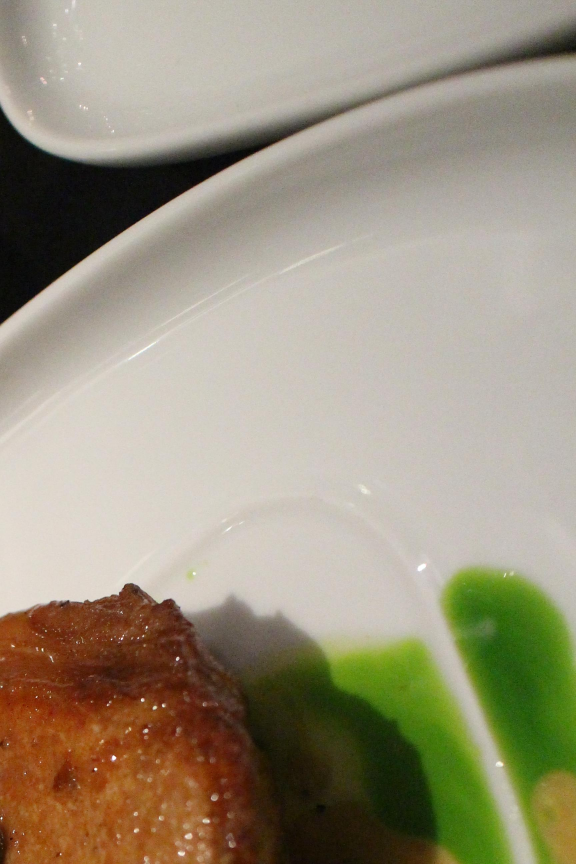
#> input picture sliced/01.jpg, 1728 x 2592 px (shown at 1/3 size); its folder holds 2 pictures in this run
$ python paste_image.py sliced sliced/02.jpg sliced/02.jpg out.png
#> lines starting #> are read from the running program, lines starting #| are printed output that depends on the picture
### slice_image.py
import os
import sys
from PIL import Image
import random
from random import shuffle
import numpy as np


# [5 lines left out: function flipping, not called in this run]


def mirroring(img):
    # img = Image.open(img_name)
    img = np.array(img)
    img_mir = np.fliplr(img)
    return Image.fromarray(img_mir)


# [55 lines left out: functions rotate, random_transform, image_crop, not called in this run]


# [6 lines that do not run on import are left out]

### paste_image.py
import numpy as np
import os,sys
import PIL.Image as pilimg
import math
import operator
import cv2
from PIL import Image

import slice_image


def update_piece_edge(piece, edge):
    if edge < 4:
        return piece, edge
    if edge % 2 == 1:
        return np.array(slice_image.mirroring(Image.fromarray(piece))), (edge - 2) % 4
    return np.array(slice_image.flipping(Image.fromarray(piece))), (edge - 2) % 4


def update_final_dict(final_dict, pieces_dict):
    delete_list = []
    update_list = []
    for key, value in final_dict.items():
        piece1_key = key[0:2]
        edge1 = int(key[2])
        piece2_key = key[3:5]
        edge2 = int(key[5])
        pieces_dict[piece1_key], new_edge1 = update_piece_edge(pieces_dict[piece1_key], edge1)
        pieces_dict[piece2_key], new_edge2 = update_piece_edge(pieces_dict[piece2_key], edge2)
        if edge1 != new_edge1 or edge2 != new_edge2:
            final_dict[piece1_key + str(new_edge1) + piece2_key + str(new_edge2)] = final_dict[key]
            del final_dict[key]
    # for item in delete_list:
    #     del final_dict[item]

    return sorted(final_dict.items(), key=operator.itemgetter(1))

def paste_img(input_path):
#> called with input_path = 'sliced'
    listdir = os.listdir(input_path)
    img_list = []
    for i in listdir:
        if i.split('.')[-1] == 'jpg':
            img_list.append(i)
    print(img_list)

    edges_dict = {}
    pieces_dict = {}
    for img in img_list:
        open_img = pilimg.open(os.path.join(input_path, img))
        img_w, img_h = open_img.size
        img_array = np.array(open_img)
        pieces_dict[img.split('.')[0]] = img_array
        edge1 = img_array[0, :]
        edge2 = img_array[:, int(img_w - 1)]
        edge3 = img_array[int(img_h - 1), :][::-1]
        edge4 = img_array[:, 0][::-1]
        edge5 = edge1[::-1]
        edge6 = edge2[::-1]
        edge7 = edge3[::-1]
        edge8 = edge4[::-1]
        edges = [edge1, edge2, edge3, edge4,edge5, edge6, edge7, edge8]
        edges_dict[img.split('.')[0]] = edges
#> this loop made 2 passes
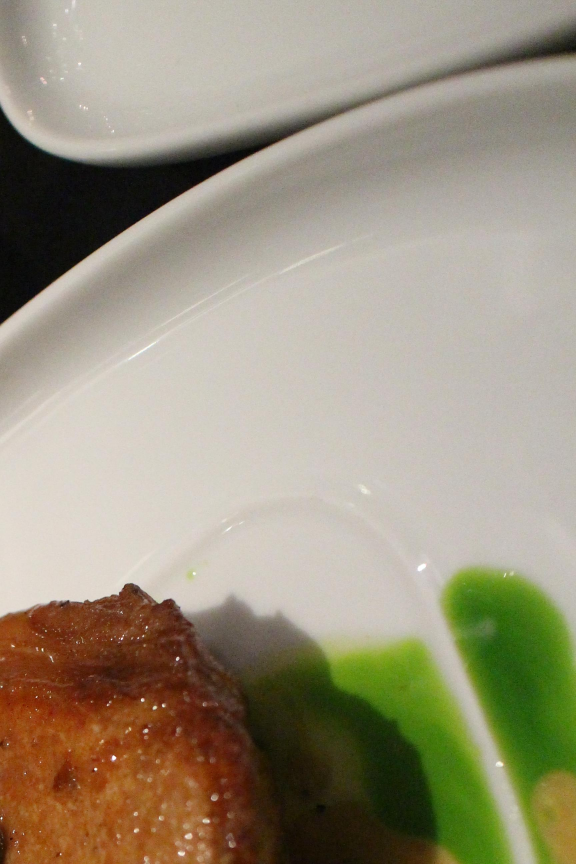
#> input picture sliced/01.jpg, 1728 x 2592 px (shown at 1/3 size)
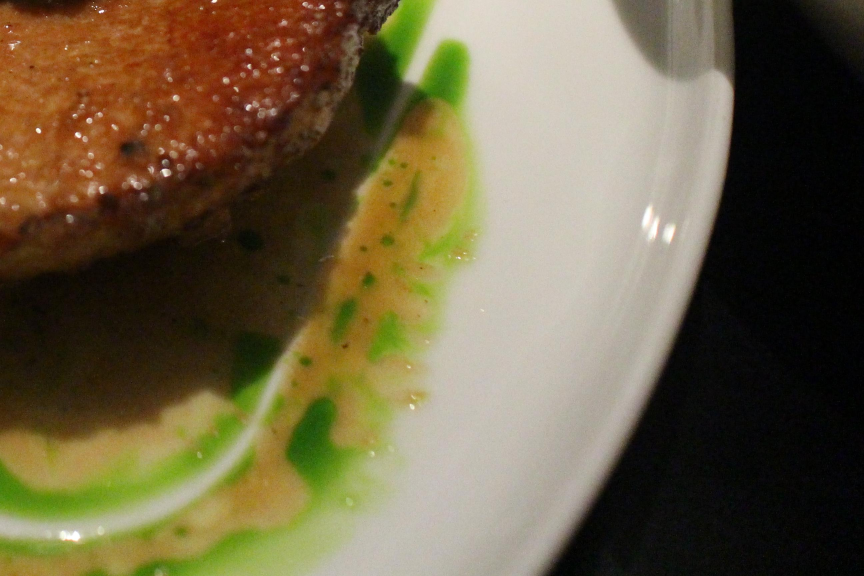
#> input picture sliced/02.jpg, 2592 x 1728 px (shown at 1/3 size)
#> after the loop, edges_dict = 2 items; pieces_dict = 2 items

    cost_dict = {}
    tmp_name_list = []
    for key1, edges1 in edges_dict.items():
        for key2, edges2 in edges_dict.items():
            if key1 == key2:
                continue
            if key1 < key2:
                name1 = key1
                name2 = key2
                tmp_edges1 = edges1
                tmp_edges2 = edges2
            else:
                name1 = key2
                name2 = key1
                tmp_edges1 = edges2
                tmp_edges2 = edges1

            for idx1 in range(0, len(tmp_edges1)):
                for idx2 in range(0, len(tmp_edges2)):
                    cost_key = name1 + str(idx1) + name2 + str(idx2)
                    idx1_tmp = (idx1 + 4) % 8
                    idx2_tmp = (idx2 + 4) % 8
                    cost_key_tmp = name1 + str(idx1_tmp) + name2 + str(idx2_tmp)
                    if cost_key_tmp in tmp_name_list:
                        continue
                    tmp_name_list.append(cost_key)
                    cost_key_2 = name1 + name2
                    cost_dict[cost_key, cost_key_2] = get_distance_between(tmp_edges1[idx1], tmp_edges2[idx2])
#> this loop made 2 passes
#> key1 on passes 1 to 2: '01', '02'
#> after the loop, cost_dict = 32 items; tmp_name_list = 64 items, first 6: '010020', '010021', '010022', '010023', '010024', '010025'

    cost_dict_sort = sorted(cost_dict.items(), key=operator.itemgetter(1))
#> cost_dict_sort = 32 items

    final_dict = {}
    used_list = []
    for i in range(len(cost_dict_sort)):
        if cost_dict_sort[i][0][1] in used_list:
            continue
        else:
            final_dict[cost_dict_sort[i][0][0]] = cost_dict_sort[i][1]
            used_list.append(cost_dict_sort[i][0][1])
#> this loop made 32 passes
#> after the loop, final_dict = {'012027': 13643}; used_list = ['0102']

    print(final_dict)
#| {'012027': 13643}

    final_dict = update_final_dict(final_dict, pieces_dict)
#> the loop in update_final_dict, `for key, value in final_dict.items():` made 1 pass
#> (key, value, piece1_key, edge1, piece2_key, edge2, new_edge1, new_edge2) on pass 1: ('012027', 13643, '01', 2, '02', 7, 2, 1)
#> pass 1, in mirroring, `img_mir = np.fliplr(img)`:
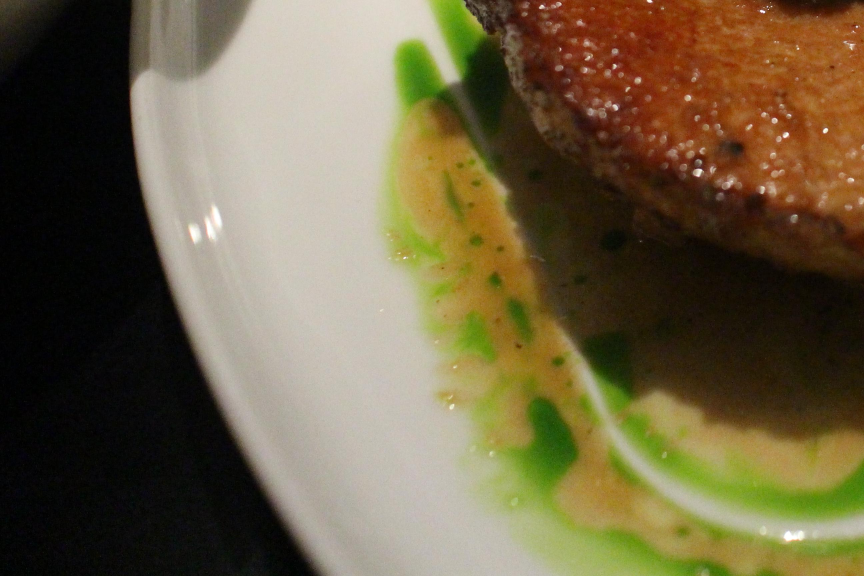
#> img_mir: shape (1728, 2592, 3) (shown at 1/3 size); mean R, G, B 110.1, 97.6, 68.5
#> after the loop in update_final_dict, `for key, value in final_dict.items():`: final_dict = {'012021': 13643}; pieces_dict = 2 items

    pieces = []
    piece_num_edge = {}
    for key, val in final_dict.items():

        piece1_num = key[0:2]
        piece1_edge = key[2]
        piece2_num = key[3:5]
        piece2_edge = key[5]

        update_piece_edge_dict(piece1_num, piece1_edge, piece_num_edge)
        update_piece_edge_dict(piece2_num, piece2_edge, piece_num_edge)

    # [36 lines of commented-out code are left out]

    pieces_in_order = []
    for piece in pieces:
        pieces_in_order.append(pieces_dict[piece])
    return pieces_in_order


def update_piece_edge_dict(piece_num, piece_edge, piece_num_edge):
    if piece_num not in piece_num_edge:
        piece_num_edge[piece_num] = [piece_edge]
    else:
        if len(piece_num_edge[piece_num]) >= 2:
            return
        else:
            piece_num_edge[piece_num].append(piece_edge)


def get_distance_between(edge1, edge2):

    if len(edge1) != len(edge2):
        return 9999999999

    distance = 0
    length = len(edge1)
    for index in range(length):
        distance += math.sqrt( (float(edge1[index][0]) - float(edge2[length-index-1][0])) ** 2 +
                               (float(edge1[index][1]) - float(edge2[length-index-1][1])) ** 2 +
                               (float(edge1[index][2]) - float(edge2[length-index-1][2])) ** 2)
    distance = int(distance)
    return round(distance, 2)


def combine(col, row, pieces, out_path):
    long_pieces = []
    idx = 0
    for i in range(int(row)):
        for j in range(int(col)-1):
            long_piece = np.hstack((pieces[idx], pieces[idx+1]))
            long_pieces.append(long_piece)
            idx = idx + 1
        idx = idx + 1

    final_piece = None

    for j in range(int(col)):
        if final_piece is None:
            final_piece = long_pieces[j]
        else:
            final_piece = np.vstack((final_piece, long_pieces[j]))

    cv2.imwrite(os.path.join(out_path, 'final.jpg'), cv2.cvtColor(final_piece, cv2.COLOR_RGB2BGR))


if __name__ == '__main__':
    in_path = sys.argv[1]
    col_num = sys.argv[2]
    row_num = sys.argv[3]
    out_path = sys.argv[4]
#> (the run stopped early here; a loop or call above may not have finished)
